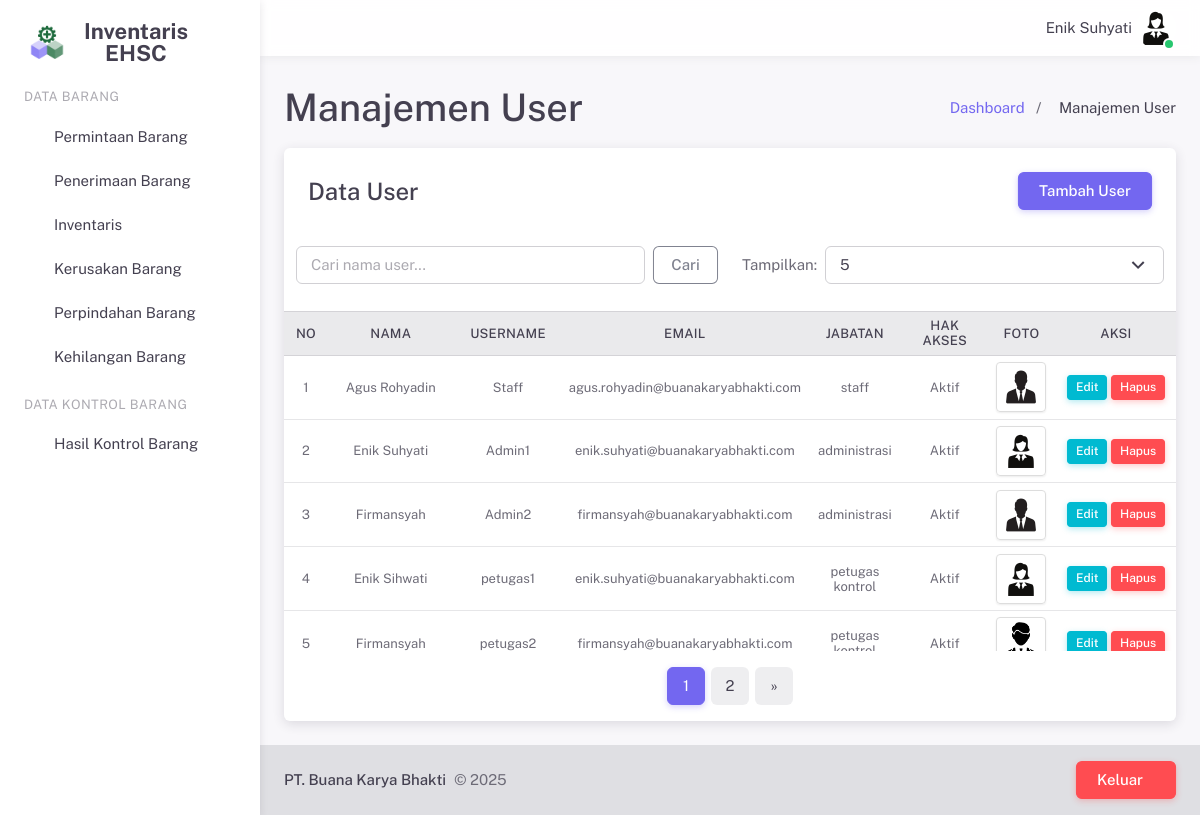
Screenshot of /pages/manajemenUser.php (signed in) with the database file from the repository.
### tables this page shows
CREATE TABLE `user` (
  `id_user` int(11) NOT NULL,
  `nama` varchar(255) NOT NULL,
  `username` varchar(255) NOT NULL,
  `password` varchar(255) NOT NULL,
  `email` varchar(255) NOT NULL,
  `jabatan` varchar(255) NOT NULL,
  `foto` varchar(255) NOT NULL,
  `hak_akses` int(11) NOT NULL
);

### server/sessionHandler.php (called while the page is built, shortened)
<?php
$id_user = $_SESSION['id_user'];
?>

### server/crudManajemenUser.php (called while the page is built, shortened)
<?php
$limit = isset($_GET['limit']) ? (int) $_GET['limit'] : 5;
$page = isset($_GET['page']) ? (int) $_GET['page'] : 1;
$offset = ($page - 1) * $limit;
$search = isset($_POST['search']) ? $_POST['search'] : '';
$query = "SELECT * FROM user WHERE nama LIKE '%$search%' LIMIT $limit OFFSET $offset";
$result = mysqli_query($conn, $query);
$totalQuery = "SELECT COUNT(*) as total FROM user WHERE nama LIKE '%$search%'";
$totalResult = mysqli_query($conn, $totalQuery);
$totalRow = mysqli_fetch_assoc($totalResult);
$totalPages = ceil($totalRow['total'] / $limit);

### pages/manajemenUser.php (the view, shortened to what this page needs)
<?php
require('../server/sessionHandler.php');
require_once('../server/configDB.php');
require('../server/crudManajemenUser.php');
require('../layouts/header.php');
?>
<body>
    <div class="layout-wrapper layout-content-navbar">
        <div class="layout-container">
            <?php require('../layouts/sidePanel.php'); ?>
            <div class="layout-page">
                <?php require('../layouts/navbar.php'); ?>
                <div class="content-wrapper">
                    <div class="container-xxl flex-grow-1 container-p-y">
                        <div class="d-flex justify-content-between align-items-center mb-2">
                            <div>
                                <h2 class="mb-1">Manajemen User</h2>
                            </div>
                            <div class="mt-3">
                                <nav aria-label="breadcrumb">
                                    <ol class="breadcrumb breadcrumb-style1">
                                        <li class="breadcrumb-item">
                                            <a href="dashboard.php">Dashboard</a>
                                        </li>
                                        <li class="breadcrumb-item active">Manajemen User</li>
                                    </ol>
                                </nav>
                            </div>
                        </div>
                        <div class="card">
                            <h4 class="card-header d-flex justify-content-between align-items-center">
                                Data User
                                <button type="button" class="btn btn-primary" data-bs-toggle="modal"
                                    data-bs-target="#tambahUserModal">Tambah User</button>
                            </h4>
                            <div class="row p-3">
                                <div class="col-md-6">
                                    <form method="POST" class="d-flex">
                                        <input type="text" class="form-control me-2" name="search"
                                            placeholder="Cari nama user..." value="<?php echo $search; ?>">
                                        <button class="btn btn-outline-secondary" type="submit">Cari</button>
                                    </form>
                                </div>
                                <div class="col-md-6">
                                    <form class="d-flex justify-content-end align-items-center">
                                        <label for="limit" class="label me-2">Tampilkan:</label>
                                        <select id="limit" class="select2 form-select"
                                            onchange="location = this.value;">
                                            <option value="manajemenUser.php?limit=5"
                                                <?php if ($limit == 5) echo 'selected'; ?>>5</option>
                                        </select>
                                    </form>
                                </div>
                            </div>
                            <div class="table-responsive text-nowrap" style="max-height: 340px;">
                                <table class="table table-hover table-sm small">
                                    <thead class="table-light">
                                        <tr>
                                            <th class="text-center align-middle w-50px">No</th>
                                            <th class="text-center align-middle w-150px">Nama</th>
                                            <th class="text-center align-middle w-120px">Username</th>
                                            <th class="text-center align-middle w-150px">Email</th>
                                            <th class="text-center align-middle w-100px">Jabatan</th>
                                            <th class="text-center align-middle w-100px">Hak Akses</th>
                                            <th class="text-center align-middle w-80px">Foto</th>
                                            <th class="text-center align-middle w-150px">Aksi</th>
                                        </tr>
                                    </thead>
                                    <tbody>
                                        <?php
                                        $no = $offset + 1;
                                        while ($row = mysqli_fetch_assoc($result)) {
                                        ?>
                                        <tr>
                                            <td class="text-center align-middle"><?php echo $no++; ?></td>
                                            <td class="text-center align-middle"><?php echo $row['nama']; ?></td>
                                            <td class="text-center align-middle"><?php echo $row['username']; ?></td>
                                            <td class="text-center align-middle"><?php echo $row['email']; ?></td>
                                            <td class="text-center align-middle"><?php echo $row['jabatan']; ?></td>
                                            <td class="text-center align-middle">
                                                <?php echo $row['hak_akses'] == 1 ? 'Aktif' : 'Non Aktif'; ?>
                                            </td>
                                            <td class="text-center align-middle">
                                                <?php if ($row['foto']) { ?>
                                                <div class="d-flex justify-content-center">
                                                    <img src="../upload/user/<?php echo $row['foto']; ?>"
                                                        class="img-thumbnail cursor-pointer" width="50" height="50"
                                                        style="object-fit: cover;" data-bs-toggle="modal"
                                                        data-bs-target="#modal-foto-<?php echo $row['id_user']; ?>">
                                                </div>
                                                <?php } else { ?>
                                                <div class="text-center">Tidak ada foto</div>
                                                <?php } ?>
                                            </td>
                                            <td class="text-center align-middle">
                                                <button class="btn btn-info btn-sm" data-bs-toggle="modal"
                                                    data-bs-target="#modal-update-<?php echo $row['id_user']; ?>">Edit</button>
                                                <button type="button" class="btn btn-danger btn-sm"
                                                    data-bs-toggle="modal"
                                                    data-bs-target="#modal-delete-<?php echo $row['id_user']; ?>">Hapus</button>
                                            </td>
                                        </tr>
                                        <?php } ?>
                                    </tbody>
                                </table>
                            </div>
                            <nav aria-label="Page navigation" class="mt-4">
                                <ul class="pagination pagination-rounded justify-content-center">
                                    <?php for ($i = 1; $i <= $totalPages; $i++) { ?>
                                    <li class="page-item <?php if ($i == $page) echo 'active'; ?>">
                                        <a class="page-link" href="?page=<?php echo $i; ?>"><?php echo $i; ?></a>
                                    </li>
                                    <?php } ?>
                                    <?php if ($page < $totalPages) { ?>
                                    <li class="page-item">
                                        <a class="page-link" href="?page=<?php echo $page + 1; ?>" aria-label="Next">
                                            <span aria-hidden="true">&raquo;</span>
                                        </a>
                                    </li>
                                    <?php } ?>
                                </ul>
                            </nav>
                        </div>
                    </div>
                </div>
                <?php require('../layouts/footer.php'); ?>
            </div>
        </div>
    </div>
</body>

### layouts/navbar.php (shortened to what this page needs)
<?php
require_once('../server/configDB.php');
$query = mysqli_query($conn, "SELECT nama, jabatan, foto FROM user WHERE id_user='$id_user'");
$user = mysqli_fetch_array($query);
$photo_path = "../upload/user/" . $user['foto'];
?>
<nav class="layout-navbar navbar navbar-expand-xl align-items-center bg-navbar-theme" id="layout-navbar">
    <div class="container-xxl">
        <div class="navbar-nav-right d-flex align-items-center" id="navbar-collapse">
            <ul class="navbar-nav flex-row align-items-center ms-auto">
                <span class="ms-2 m-1"><?php echo $user['nama']; ?></span>
                <li class="nav-item navbar-dropdown dropdown-user dropdown">
                    <a class="nav-link dropdown-toggle hide-arrow p-0" data-bs-toggle="dropdown">
                        <div class="avatar avatar-online">
                            <img src="<?php echo $photo_path; ?>" alt class="rounded-circle" />
                        </div>
                    </a>
                </li>
            </ul>
        </div>
</nav>

### pages/manajemenUser.php (style rules this page uses)
.w-50px { width: 50px !important; }
.w-80px { width: 80px !important; }
.w-100px { width: 100px !important; }
.w-120px { width: 120px !important; }
.w-150px { width: 150px !important; }
.table-sm td, .table-sm th { padding: 0.4rem !important; }
.table-sm img { object-fit: cover; border-radius: 4px; }
.btn-sm { padding: 0.2rem 0.5rem !important; font-size: 0.75rem !important; }
.table-sm .img-thumbnail { padding: 0.25rem; border-radius: 0.25rem; border: 1px solid #ddd; box-shadow: 0 1px 2px rgba(0, 0, 0, 0.075); }
.cursor-pointer { cursor: pointer; }

### rows the page displays
user: nama "Enik Suhyati", foto (picture), username "Admin1", email "enik.suhyati@buanakaryabhakti.com", jabatan "administrasi", hak_akses "Aktif"
user: nama "Agus Rohyadin", username "Staff", email "agus.rohyadin@buanakaryabhakti.com", jabatan "staff", hak_akses "Aktif", foto (picture)
user: nama "Firmansyah", username "Admin2", email "firmansyah@buanakaryabhakti.com", jabatan "administrasi", hak_akses "Aktif", foto (picture)
user: nama "Enik Sihwati", username "petugas1", email "enik.suhyati@buanakaryabhakti.com", jabatan "petugas kontrol", hak_akses "Aktif", foto (picture)
user: nama "Firmansyah", username "petugas2", email "firmansyah@buanakaryabhakti.com", jabatan "petugas…", hak_akses "Aktif", foto (picture)
